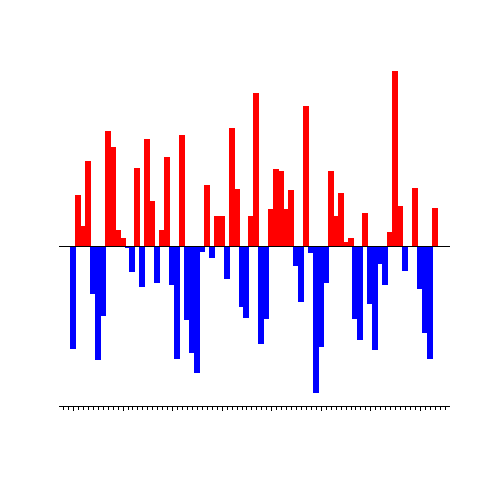

Reproduce this figure in R.
# Make oni plot with bars and no axes. Fiddly to remove bottom axis so just
# blank out in ppt.

png(paste0(here::here(),
           "/talks/oni-bars-only.png"))

plot(oni,
     smooth_over_year = TRUE,
     lwd = 6,
     axes = FALSE,
     xlab = "",
     ylab = "",
     tickmarks = NULL,
     y_tick_by = 100)


dev.off()
